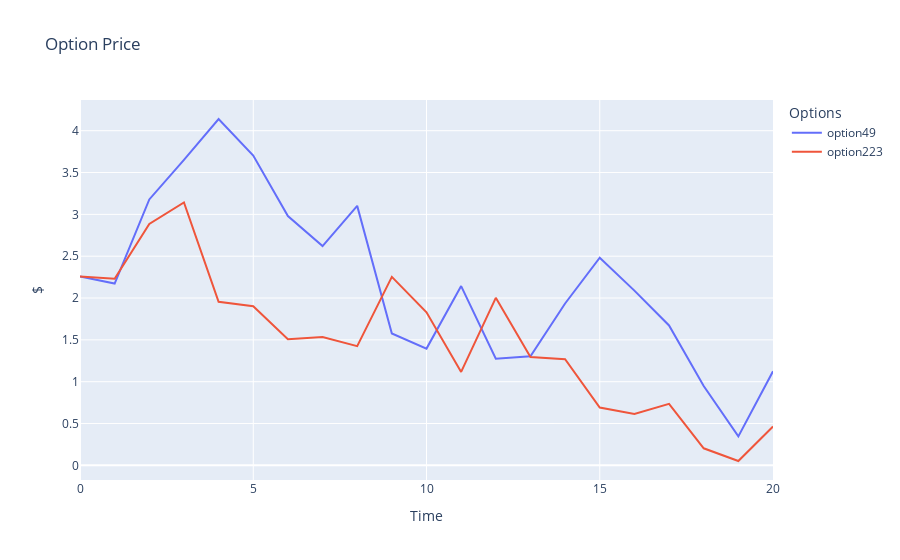

The code cell stored with this chart in its notebook:
### Code cell
fig = go.Figure()

# Add traces for each column
for column in option_prices.columns[values]:
    fig.add_trace(go.Scatter(x=option_prices.index, y=option_prices[column], mode='lines', name=f"option{column}"))

# Update layout
fig.update_layout(
    title='Option Price',
    xaxis_title='Time',
    yaxis_title='$',
    template='plotly',
    legend=dict(title='Options'),
)

# Show the plot
fig.show()

### Figure 1 — Plotly figure (JSON) as saved in the notebook; plotly's stock layout.template omitted (floating-point values rounded to 4 significant figures)
{"data": [{"mode": "lines", "name": "option49", "type": "scatter", "x": [0, 1, 2, 3, 4, 5, 6, 7, 8, 9, 10, 11, 12, 13, 14, 15, 16, 17, 18, 19, 20], "y": [2.256, 2.174, 3.179, 3.652, 4.14, 3.703, 2.98, 2.621, 3.102, 1.576, 1.396, 2.143, 1.274, 1.303, 1.935, 2.482, 2.089, 1.672, 0.9477, 0.346, 1.125]}, {"mode": "lines", "name": "option223", "type": "scatter", "x": [0, 1, 2, 3, 4, 5, 6, 7, 8, 9, 10, 11, 12, 13, 14, 15, 16, 17, 18, 19, 20], "y": [2.256, 2.231, 2.886, 3.142, 1.955, 1.902, 1.509, 1.535, 1.424, 2.253, 1.829, 1.117, 2.002, 1.295, 1.269, 0.6906, 0.6137, 0.736, 0.2039, 0.05221, 0.4637]}], "layout": {"legend": {"title": {"text": "Options"}}, "title": {"text": "Option Price"}, "xaxis": {"title": {"text": "Time"}}, "yaxis": {"title": {"text": "$"}}}}
